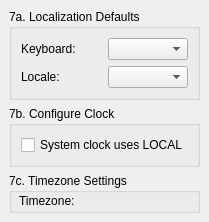
     <widget class="QWidget" name="Step_7">
      <layout class="QGridLayout">
       <property name="margin">
        <number>9</number>
       </property>
       <property name="spacing">
        <number>6</number>
       </property>
       <item row="1" column="0">
        <widget class="QGroupBox" name="setClockBox">
         <property name="sizePolicy">
          <sizepolicy hsizetype="MinimumExpanding" vsizetype="Minimum">
           <horstretch>0</horstretch>
           <verstretch>0</verstretch>
          </sizepolicy>
         </property>
         <property name="title">
          <string>7b. Configure Clock</string>
         </property>
         <layout class="QGridLayout">
          <property name="margin">
           <number>9</number>
          </property>
          <property name="spacing">
           <number>6</number>
          </property>
          <item row="0" column="0" colspan="2">
           <widget class="QCheckBox" name="gmtCheckBox">
            <property name="text">
             <string>System clock uses LOCAL</string>
            </property>
           </widget>
          </item>
         </layout>
        </widget>
       </item>
       <item row="2" column="0">
        <spacer>
         <property name="orientation">
          <enum>Qt::Vertical</enum>
         </property>
         <property name="sizeHint" stdset="0">
          <size>
           <width>20</width>
           <height>40</height>
          </size>
         </property>
        </spacer>
       </item>
       <item row="0" column="0">
        <widget class="QGroupBox" name="localeBox">
         <property name="sizePolicy">
          <sizepolicy hsizetype="MinimumExpanding" vsizetype="Minimum">
           <horstretch>0</horstretch>
           <verstretch>0</verstretch>
          </sizepolicy>
         </property>
         <property name="title">
          <string>7a. Localization Defaults</string>
         </property>
         <layout class="QGridLayout">
          <property name="margin">
           <number>9</number>
          </property>
          <property name="spacing">
           <number>6</number>
          </property>
          <item row="1" column="0">
           <widget class="QLabel" name="localeLabel">
            <property name="sizePolicy">
             <sizepolicy hsizetype="MinimumExpanding" vsizetype="Minimum">
              <horstretch>0</horstretch>
              <verstretch>0</verstretch>
             </sizepolicy>
            </property>
            <property name="font">
             <font/>
            </property>
            <property name="text">
             <string>Locale:</string>
            </property>
            <property name="wordWrap">
             <bool>false</bool>
            </property>
           </widget>
          </item>
          <item row="1" column="1">
           <widget class="QComboBox" name="localeCombo">
            <property name="sizePolicy">
             <sizepolicy hsizetype="MinimumExpanding" vsizetype="Minimum">
              <horstretch>0</horstretch>
              <verstretch>0</verstretch>
             </sizepolicy>
            </property>
           </widget>
          </item>
          <item row="0" column="1">
           <widget class="QComboBox" name="keyboardCombo">
            <property name="sizePolicy">
             <sizepolicy hsizetype="MinimumExpanding" vsizetype="Minimum">
              <horstretch>0</horstretch>
              <verstretch>0</verstretch>
             </sizepolicy>
            </property>
           </widget>
          </item>
          <item row="0" column="0">
           <widget class="QLabel" name="keyboardLabel">
            <property name="sizePolicy">
             <sizepolicy hsizetype="MinimumExpanding" vsizetype="Minimum">
              <horstretch>0</horstretch>
              <verstretch>0</verstretch>
             </sizepolicy>
            </property>
            <property name="font">
             <font/>
            </property>
            <property name="text">
             <string>Keyboard:</string>
            </property>
            <property name="wordWrap">
             <bool>false</bool>
            </property>
           </widget>
          </item>
         </layout>
        </widget>
       </item>
       <item row="2" column="0">
        <widget class="QGroupBox" name="tzBox">
         <property name="sizePolicy">
          <sizepolicy hsizetype="MinimumExpanding" vsizetype="Minimum">
           <horstretch>0</horstretch>
           <verstretch>0</verstretch>
          </sizepolicy>
         </property>
         <property name="minimumSize">
          <size>
           <width>0</width>
           <height>40</height>
          </size>
         </property>
         <property name="title">
          <string>7c. Timezone Settings</string>
         </property>
         <widget class="QLabel" name="tzLabel">
          <property name="geometry">
           <rect>
            <x>10</x>
            <y>20</y>
            <width>193</width>
            <height>15</height>
           </rect>
          </property>
          <property name="text">
           <string>Timezone:</string>
          </property>
         </widget>
         <widget class="QComboBox" name="timezoneCombo">
          <property name="geometry">
           <rect>
            <x>210</x>
            <y>10</y>
            <width>193</width>
            <height>23</height>
           </rect>
          </property>
         </widget>
        </widget>
       </item>
      </layout>
     </widget>
